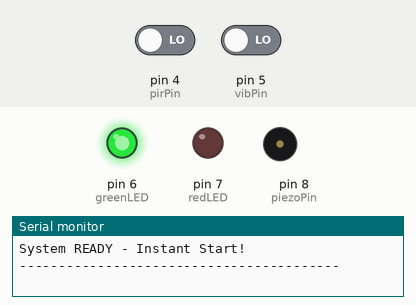
Simulated run of this sketch. Board: Arduino Uno, built with avr-gcc and run on an emulated ATmega328P. On the bench: output pins drawn as LEDs (lit = HIGH), buzzer (waves = sounding), the last lines printed to the serial monitor. The test bench sets the inputs (shaded band); at power-on: pin 4 (pirPin) LOW, pin 5 (vibPin) LOW.

Above: at 1.6 s.
1.7 s: pin 4 (pirPin) driven HIGH
4.5 s: pin 5 (vibPin) driven HIGH
At 5.6 s:
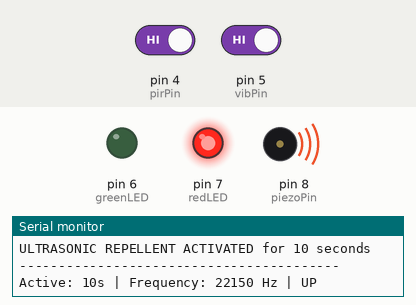
At 14.87 s:
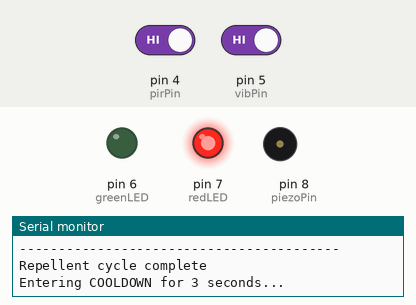
Timing chart, 0 to 16.2 s (numbered marks = the images above; inputs shaded):
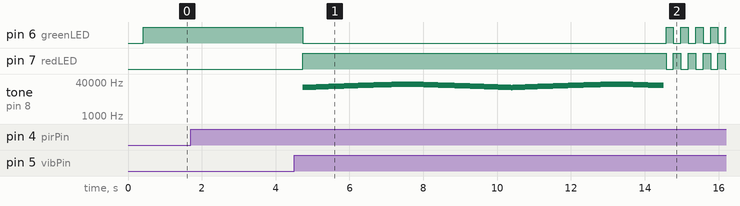

The sketch:

Final_Simulation.ino
```cpp
// ============================================
// GRAIN STORAGE RODENT DETECTION SYSTEM
// Dual Sensor: PIR Motion + Vibration Detection
// For Proteus Simulation
// Trigger Conditions:
// - 2 Motion Events OR
// - 2 Vibration Events OR
// - 1 Motion + 1 Vibration Event
// ============================================

// -------- Pin Definitions --------
const int pirPin     = 4;      // PIR motion sensor output
const int vibPin     = 5;      // Vibration sensor output
const int piezoPin   = 8;      // Ultrasonic buzzer
const int greenLED   = 6;      // System armed indicator
const int redLED     = 7;      // Rodent detected indicator

// -------- TIMING CONSTANTS --------
const unsigned long activeTime = 10000;        // 10 seconds repellent active
const unsigned long cooldownTime = 3000;       // 3 seconds between triggers

const unsigned long detectionWindow = 5000;    // 5 seconds detection window
const unsigned long debounceTime = 150;        // 150ms debounce
const unsigned long resetCounterTime = 8000;   // Reset counters after 8 seconds

// -------- State Variables --------
bool rodentActive = false;
bool inCooldown = false;
unsigned long startTime = 0;
unsigned long cooldownStart = 0;

// ------ Detection Counters --------
int motionCount = 0;
int vibCount = 0;
unsigned long lastMotionTime = 0;
unsigned long lastVibTime = 0;
unsigned long lastResetTime = 0;

// ------ Current Sensor States --------
bool pirState = LOW;
bool vibState = LOW;
bool lastPirState = LOW;
bool lastVibState = LOW;

// ------ Ultrasonic Frequency Variables --------
int freq = 22000;
int freqDirection = 1;
unsigned long lastFreqChange = 0;
const int freqChangeInterval = 40;

// ------ Status Printing --------
unsigned long lastPrint = 0;
unsigned long totalTriggers = 0;
String lastTriggerReason = "";

void setup() {
  // Initialize pins
  pinMode(pirPin, INPUT);
  pinMode(vibPin, INPUT);
  pinMode(piezoPin, OUTPUT);
  pinMode(greenLED, OUTPUT);
  pinMode(redLED, OUTPUT);

  Serial.begin(9600);

  Serial.println("=========================================");
  Serial.println("GRAIN STORAGE RODENT DETECTION SYSTEM");
  Serial.println("PIR Motion + Vibration Detection");
  Serial.println("=========================================");
  Serial.println();
  Serial.println("TRIGGER CONDITIONS:");
  Serial.println("- 2 Motion Events");
  Serial.println("- 2 Vibration Events");
  Serial.println("- 1 Motion + 1 Vibration");
  Serial.println();
  Serial.println("SYSTEM IS ON");
  Serial.println();
  Serial.println("TIMING SETTINGS:");
  Serial.print("- Detection Window: ");
  Serial.print(detectionWindow / 1000);
  Serial.println(" seconds");
  Serial.print("- Debounce Time: ");
  Serial.print(debounceTime);
  Serial.println(" ms");
  Serial.print("- Counter Reset Time: ");
  Serial.print(resetCounterTime / 1000);
  Serial.println(" seconds");
  Serial.println();
  Serial.println("System Status: ARMED");
  Serial.println("Green LED = Armed | Red LED = Active | Flashing = Cooldown");
  Serial.println();

  // NO DELAY - system arms immediately
  digitalWrite(greenLED, HIGH);
  digitalWrite(redLED, LOW);

  // Initialize lastResetTime to current time
  lastResetTime = millis();

  Serial.println("System READY - Instant Start!");
  Serial.println("-----------------------------------------");
}

void loop() {
  // READ SENSORS DIRECTLY
  pirState = digitalRead(pirPin);
  vibState = digitalRead(vibPin);

  // DEBUG: Print raw sensor values every 3 seconds
  static unsigned long lastDebugPrint = 0;
  if(millis() - lastDebugPrint > 3000) {
    Serial.print("STATUS - Motion: ");
    Serial.print(motionCount);
    Serial.print(" | Vibration: ");
    Serial.print(vibCount);
    Serial.print(" | Window: ");
    Serial.print((millis() - lastResetTime) / 1000);
    Serial.print("s/");
    Serial.print(resetCounterTime / 1000);
    Serial.print("s | PIR: ");
    Serial.print(pirState);
    Serial.print(" | VIB: ");
    Serial.println(vibState);
    lastDebugPrint = millis();
  }

  // PROCESS PIR MOTION DETECTION (rising edge detection)
  if(pirState == HIGH && lastPirState == LOW) {
    // Check debounce
    if(millis() - lastMotionTime > debounceTime) {
      motionCount++;
      lastMotionTime = millis();
      Serial.print(">>> MOTION! Total: ");
      Serial.print(motionCount);
      Serial.print(" | Time in window: ");
      Serial.print((millis() - lastResetTime) / 1000);
      Serial.println("s");
    }
  }

  // PROCESS VIBRATION DETECTION (rising edge detection)
  if(vibState == HIGH && lastVibState == LOW) {
    // Check debounce
    if(millis() - lastVibTime > debounceTime) {
      vibCount++;
      lastVibTime = millis();
      Serial.print(">>> VIBRATION! Total: ");
      Serial.print(vibCount);
      Serial.print(" | Time in window: ");
      Serial.print((millis() - lastResetTime) / 1000);
      Serial.println("s");
    }
  }

  // Store last states for edge detection
  lastPirState = pirState;
  lastVibState = vibState;

  // Reset counters after resetCounterTime (8 seconds)
  if(millis() - lastResetTime >= resetCounterTime) {
    if(motionCount > 0 || vibCount > 0) {
      Serial.println("--- Counter reset after 8 seconds ---");
    }
    motionCount = 0;
    vibCount = 0;
    lastResetTime = millis();
  }

  // Check trigger conditions (only if system is idle)
  if(!rodentActive && !inCooldown) {
    checkTriggerConditions();
  }

  // Handle different states
  if(rodentActive) {
    handleActiveState();
  }
  else if(inCooldown) {
    handleCooldownState();
  }
  else {
    // Idle state - green LED on
    digitalWrite(greenLED, HIGH);
    digitalWrite(redLED, LOW);
  }

  delay(20); // Small delay for stability
}

void checkTriggerConditions() {
  // Calculate time remaining in current window
  unsigned long timeInWindow = millis() - lastResetTime;

  // Only trigger if we're within the detection window (first 5 seconds)
  if(timeInWindow <= detectionWindow) {
    bool trigger = false;
    String reason = "";

    // CONDITION 1: 2 motion events
    if(motionCount >= 2) {
      trigger = true;
      reason = "2 MOTION EVENTS";
    }
    // CONDITION 2: 2 vibration events
    else if(vibCount >= 2) {
      trigger = true;
      reason = "2 VIBRATION EVENTS";
    }
    // CONDITION 3: 1 motion + 1 vibration
    else if(motionCount >= 1 && vibCount >= 1) {
      trigger = true;
      reason = "1 MOTION + 1 VIBRATION";
    }

    if(trigger) {
      activateSystem(reason);
    }
  }
  else {
    // Beyond detection window, don't trigger even if counts are high
    // This ensures triggering only happens in first 5 seconds
    static bool warned = false;
    if((motionCount >= 2 || vibCount >= 2 || (motionCount >=1 && vibCount >=1)) && !warned) {
      Serial.println("Events detected but outside detection window (after 5s)");
      warned = true;
    }
  }
}

void activateSystem(String reason) {
  // Activate the system
  rodentActive = true;
  startTime = millis();
  totalTriggers++;
  lastTriggerReason = reason;

  // Reset frequency
  freq = 22000;
  freqDirection = 1;

  // Print detection
  Serial.println();
  Serial.println("!!! RODENT DETECTED !!!");
  Serial.print("Trigger condition: ");
  Serial.println(reason);
  Serial.print("Motion count: ");
  Serial.print(motionCount);
  Serial.print(", Vibration count: ");
  Serial.println(vibCount);
  Serial.print("Time in window: ");
  Serial.print((millis() - lastResetTime) / 1000);
  Serial.println("s");
  Serial.print("Total triggers: ");
  Serial.println(totalTriggers);
  Serial.println("ULTRASONIC REPELLENT ACTIVATED for 10 seconds");
  Serial.println("-----------------------------------------");

  // Start buzzer
  tone(piezoPin, freq);

  // Update LEDs
  digitalWrite(greenLED, LOW);
  digitalWrite(redLED, HIGH);
}

void handleActiveState() {
  // Frequency sweep (22kHz to 32kHz and back)
  if(millis() - lastFreqChange >= freqChangeInterval) {
    freq += 150 * freqDirection;

    if(freq > 32000) {
      freq = 32000;
      freqDirection = -1;
    }
    else if(freq < 22000) {
      freq = 22000;
      freqDirection = 1;
    }

    tone(piezoPin, freq);
    lastFreqChange = millis();
  }

  // Print status every second
  if(millis() - lastPrint >= 1000) {
    unsigned long elapsed = millis() - startTime;
    int remaining = (activeTime / 1000) - (elapsed / 1000);

    Serial.print("Active: ");
    Serial.print(remaining);
    Serial.print("s | Frequency: ");
    Serial.print(freq);
    Serial.print(" Hz | ");
    Serial.println(freqDirection == 1 ? "UP" : "DOWN");

    lastPrint = millis();
  }

  // Check if active time is over
  if(millis() - startTime >= activeTime) {
    deactivateSystem();
  }
}

void deactivateSystem() {
  // Deactivate
  rodentActive = false;
  inCooldown = true;
  cooldownStart = millis();
  noTone(piezoPin);

  Serial.println("-----------------------------------------");
  Serial.println("Repellent cycle complete");
  Serial.println("Entering COOLDOWN for 3 seconds...");
  Serial.println();
}

void handleCooldownState() {
  // Flash LEDs during cooldown
  static unsigned long lastBlink = 0;
  static bool ledState = false;

  if(millis() - lastBlink >= 200) {
    ledState = !ledState;
    digitalWrite(greenLED, ledState ? HIGH : LOW);
    digitalWrite(redLED, ledState ? LOW : HIGH);
    lastBlink = millis();
  }

  // Exit cooldown after 3 seconds
  if(millis() - cooldownStart >= cooldownTime) {
    inCooldown = false;
    digitalWrite(greenLED, HIGH);
    digitalWrite(redLED, LOW);

    Serial.println("System RE-ARMED and ready");
    Serial.println("-----------------------------------------");
  }
}
```

Measured:
- after the input at 4.5 s, pin 6 (greenLED): HIGH → LOW after 0.23 s, then repeats every 0.40 s: HIGH 0.20 s, LOW 0.20 s; pin 7 (redLED): LOW → HIGH after 0.23 s, then repeats every 0.40 s: LOW 0.20 s, HIGH 0.20 s
